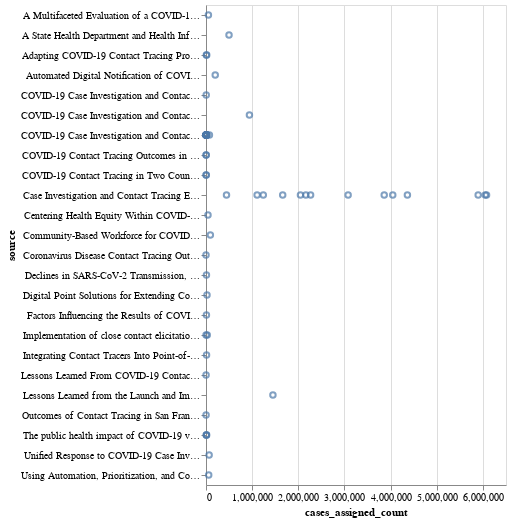

Notebook code for this chart:
### Code cell
alt.Chart(df).mark_point().encode(
    alt.X("cases_assigned_count:Q"),
    alt.Y("source:N")
)
